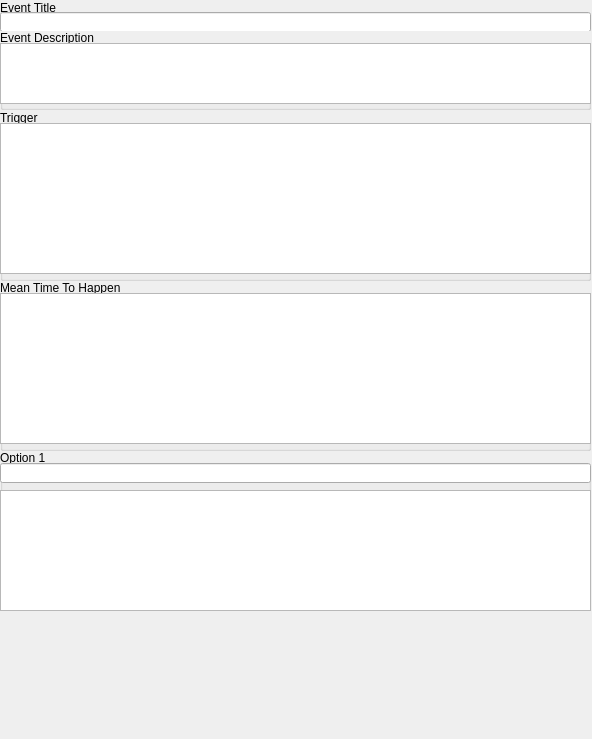
       <widget class="QWidget" name="scrollAreaWidgetContents">
        <property name="geometry">
         <rect>
          <x>0</x>
          <y>0</y>
          <width>592</width>
          <height>739</height>
         </rect>
        </property>
        <widget class="QGroupBox" name="groupBox_5">
         <property name="geometry">
          <rect>
           <x>0</x>
           <y>0</y>
           <width>591</width>
           <height>31</height>
          </rect>
         </property>
         <property name="title">
          <string>Event Title</string>
         </property>
         <widget class="QLineEdit" name="lineEdit_2">
          <property name="geometry">
           <rect>
            <x>0</x>
            <y>12</y>
            <width>591</width>
            <height>20</height>
           </rect>
          </property>
         </widget>
        </widget>
        <widget class="QGroupBox" name="groupBox_6">
         <property name="geometry">
          <rect>
           <x>0</x>
           <y>30</y>
           <width>591</width>
           <height>80</height>
          </rect>
         </property>
         <property name="title">
          <string>Event Description</string>
         </property>
         <widget class="QTextEdit" name="textEdit">
          <property name="geometry">
           <rect>
            <x>0</x>
            <y>13</y>
            <width>591</width>
            <height>61</height>
           </rect>
          </property>
         </widget>
        </widget>
        <widget class="QGroupBox" name="groupBox_4">
         <property name="geometry">
          <rect>
           <x>0</x>
           <y>280</y>
           <width>591</width>
           <height>171</height>
          </rect>
         </property>
         <property name="title">
          <string>Mean Time To Happen</string>
         </property>
         <widget class="QPlainTextEdit" name="plainTextEdit_2">
          <property name="geometry">
           <rect>
            <x>0</x>
            <y>13</y>
            <width>591</width>
            <height>151</height>
           </rect>
          </property>
          <property name="sizePolicy">
           <sizepolicy hsizetype="Fixed" vsizetype="Expanding">
            <horstretch>0</horstretch>
            <verstretch>0</verstretch>
           </sizepolicy>
          </property>
         </widget>
        </widget>
        <widget class="QGroupBox" name="groupBox_3">
         <property name="geometry">
          <rect>
           <x>0</x>
           <y>110</y>
           <width>591</width>
           <height>171</height>
          </rect>
         </property>
         <property name="title">
          <string>Trigger</string>
         </property>
         <widget class="QPlainTextEdit" name="plainTextEdit">
          <property name="geometry">
           <rect>
            <x>0</x>
            <y>13</y>
            <width>591</width>
            <height>151</height>
           </rect>
          </property>
          <property name="sizePolicy">
           <sizepolicy hsizetype="Fixed" vsizetype="Expanding">
            <horstretch>0</horstretch>
            <verstretch>0</verstretch>
           </sizepolicy>
          </property>
         </widget>
        </widget>
        <widget class="QGroupBox" name="groupBox_7">
         <property name="geometry">
          <rect>
           <x>0</x>
           <y>450</y>
           <width>591</width>
           <height>161</height>
          </rect>
         </property>
         <property name="title">
          <string>Option 1</string>
         </property>
         <widget class="QLineEdit" name="lineEdit_3">
          <property name="geometry">
           <rect>
            <x>0</x>
            <y>13</y>
            <width>591</width>
            <height>20</height>
           </rect>
          </property>
         </widget>
         <widget class="QPlainTextEdit" name="plainTextEdit_3">
          <property name="geometry">
           <rect>
            <x>0</x>
            <y>40</y>
            <width>591</width>
            <height>121</height>
           </rect>
          </property>
         </widget>
        </widget>
       </widget>
